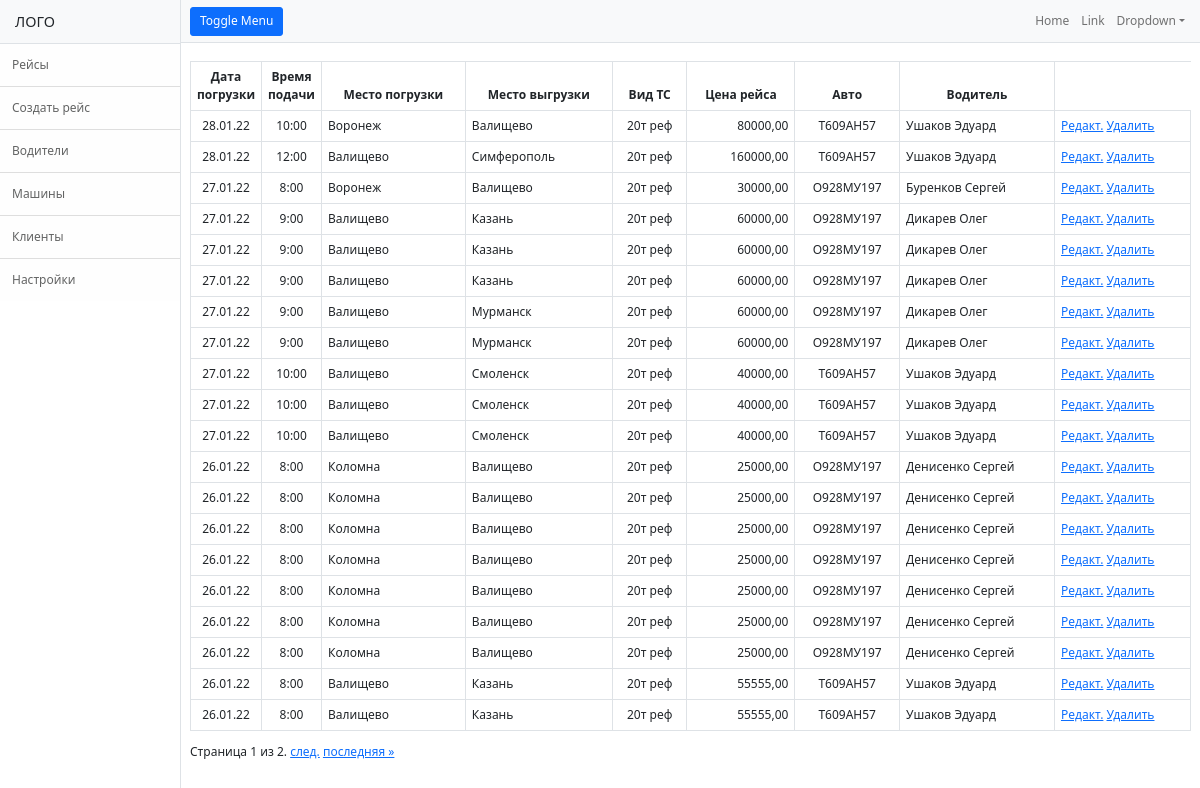
The app's page /, older data.
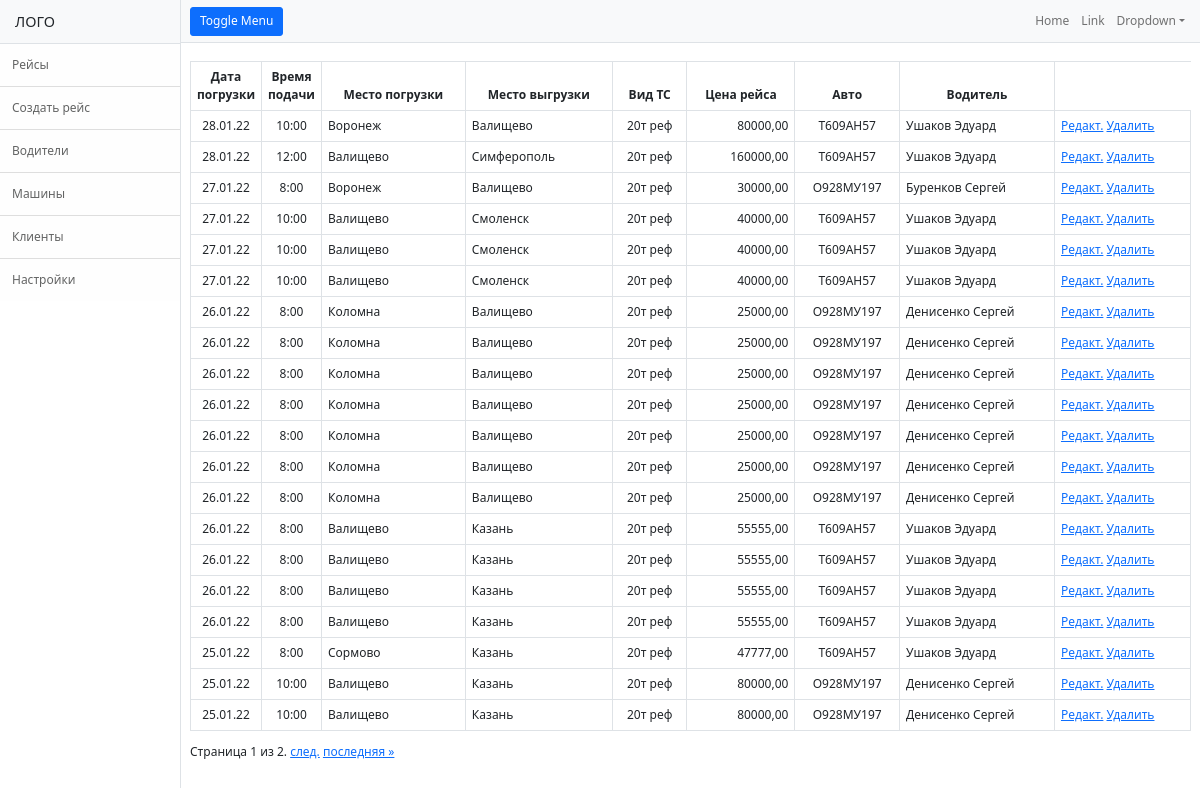
The same page, newer data.
### TruckReestr/models.py (models this page shows, shortened)
class Trip(models.Model):
    trip_date = models.DateField(verbose_name="Дата погрузки")
    trip_time = models.TimeField(verbose_name="Время подачи")
    trip_from = models.CharField(verbose_name="Место погрузки", max_length=255)
    trip_to = models.CharField(verbose_name="Место выгрузки", max_length=255)
    type_auto = models.CharField(verbose_name="Вид ТС", max_length=50)
    trip_cost = models.DecimalField(verbose_name="Цена рейса", max_digits=10, decimal_places=2)
    driver = models.ForeignKey("Driver", on_delete=models.CASCADE)
    truck = models.ForeignKey("Truck", on_delete=models.CASCADE)
    docs = models.FileField(verbose_name="Док-ты", upload_to='media', null=True, blank=True)
    class Meta:
        verbose_name = 'Рейс'
        verbose_name_plural = 'Рейсы'
        ordering = ['-trip_date', 'trip_time']

class Truck(models.Model):
    number_auto = models.CharField(max_length=20, verbose_name="Номер машины")
    type_auto = models.CharField(max_length=50, verbose_name="Тип машины")
    brand_auto = models.CharField(max_length=50, verbose_name="Марка машины")
    def __str__(self):
        return self.number_auto
    class Meta:
        verbose_name = 'Машина'
        verbose_name_plural = 'Машины'

class Driver(models.Model):
    surname = models.CharField(verbose_name="Фамилия", max_length=100)
    name = models.CharField(verbose_name="Имя", max_length=100)
    second_name = models.CharField(verbose_name="Отчество", max_length=100, blank=True)
    passport_ser = models.CharField(verbose_name="Серия паспорта", max_length=10, blank=True)
    passport_no = models.CharField(verbose_name="Номер паспорта", max_length=10, blank=True)
    passport_issued = models.CharField(verbose_name="Паспорт кем выдан", max_length=150, blank=True)
    passport_date = models.DateField(verbose_name="дата выдачи", null=True, blank=True)
    driver_license_ser = models.CharField(verbose_name="Серия ву", max_length=10, blank=True)
    driver_license_no = models.CharField(verbose_name="Номер ву", max_length=20, blank=True)
    driver_license_date = models.DateField(verbose_name="Дата ву", null=True, blank=True)
    phone = models.CharField(verbose_name="Телефон", max_length=20, null=True, blank=True)
    number_auto = models.ForeignKey("Truck", on_delete=models.DO_NOTHING, null=True, blank=True)
    class Meta:
        verbose_name = 'Водитель'
        verbose_name_plural = 'Водители'

### TruckReestr/views.py (the view)
# urls.py: path('', TripsListView.as_view(), name='trips'),
class TripsListView(ListView):
    paginate_by = 20
    model = Trip
    context_object_name = 'trips'

### templates/TruckReestr/trip_list.html (shortened to what this page needs)
{% extends 'TruckReestr/base.html' %}
{% block content %}
    <table class="table table-hover table-bordered">
        <thead>
        <tr class="text-center text-wrap">
            <th scope="col" style="width: 5%">Дата погрузки</th>
            <th scope="col" style="width: 5%">Время подачи</th>
            <th scope="col">Место погрузки</th>
            <th scope="col">Место выгрузки</th>
            <th scope="col">Вид ТС</th>
            <th scope="col">Цена рейса</th>
            <th scope="col">Авто</th>
            <th scope="col">Водитель</th>
        </tr>
        </thead>
        <tbody>
        {% for trip in trips %}
            <tr>
                <td class="text-center">{{ trip.trip_date }}</td>
                <td class="text-center">{{ trip.trip_time }}</td>
                <td>{{ trip.trip_from }}</td>
                <td>{{ trip.trip_to }}</td>
                <td class="text-center">{{ trip.type_auto }}</td>
                <td class="text-end">{{ trip.trip_cost }}</td>
                <td class="text-center">{{ trip.truck }}</td>
                <td>{{ trip.driver.surname }} {{ trip.driver.name }}</td>
                <td><a href="{% url 'tripupdate' trip.id %}" >Редакт.</a> <a href="{% url 'tripdelete' trip.id %}">Удалить</a></td>
            </tr>
        {% endfor %}
        </tbody>
    </table>
    <div class="pagination">
    <span class="step-links">
        <span class="current">
            Страница {{ page_obj.number }} из {{ page_obj.paginator.num_pages }}.
        </span>
        {% if page_obj.has_next %}
            <a href="?page={{ page_obj.next_page_number }}">след.</a>
            <a href="?page={{ page_obj.paginator.num_pages }}">последняя &raquo;</a>
        {% endif %}
    </span>
    </div>
{% endblock content %}

Row changes from the older to the newer data that the page shows:
removed Trip: trip_date "27.01.22", trip_time "9:00", trip_from "Валищево", trip_to "Казань", type_auto "20т реф", trip_cost "60000,00", truck "О928МУ197", driver.surname "Дикарев", driver.name "Олег"
removed Trip: trip_date "27.01.22", trip_time "9:00", trip_from "Валищево", trip_to "Казань", type_auto "20т реф", trip_cost "60000,00", truck "О928МУ197", driver.surname "Дикарев", driver.name "Олег"
removed Trip: trip_date "27.01.22", trip_time "9:00", trip_from "Валищево", trip_to "Казань", type_auto "20т реф", trip_cost "60000,00", truck "О928МУ197", driver.surname "Дикарев", driver.name "Олег"
removed Trip: trip_date "27.01.22", trip_time "9:00", trip_from "Валищево", trip_to "Мурманск", type_auto "20т реф", trip_cost "60000,00", truck "О928МУ197", driver.surname "Дикарев", driver.name "Олег"
removed Trip: trip_date "27.01.22", trip_time "9:00", trip_from "Валищево", trip_to "Мурманск", type_auto "20т реф", trip_cost "60000,00", truck "О928МУ197", driver.surname "Дикарев", driver.name "Олег"
now on this page (row unchanged): Trip: trip_date "26.01.22", trip_time "8:00", trip_from "Валищево", trip_to "Казань", type_auto "20т реф", trip_cost "55555,00", truck "Т609АН57", driver.surname "Ушаков", driver.name "Эдуард"
now on this page (row unchanged): Trip: trip_date "26.01.22", trip_time "8:00", trip_from "Валищево", trip_to "Казань", type_auto "20т реф", trip_cost "55555,00", truck "Т609АН57", driver.surname "Ушаков", driver.name "Эдуард"
now on this page (row unchanged): Trip: trip_date "25.01.22", trip_time "8:00", trip_from "Сормово", trip_to "Казань", type_auto "20т реф", trip_cost "47777,00", truck "Т609АН57", driver.surname "Ушаков", driver.name "Эдуард"
now on this page (row unchanged): Trip: trip_date "25.01.22", trip_time "10:00", trip_from "Валищево", trip_to "Казань", type_auto "20т реф", trip_cost "80000,00", truck "О928МУ197", driver.surname "Денисенко", driver.name "Сергей"
now on this page (row unchanged): Trip: trip_date "25.01.22", trip_time "10:00", trip_from "Валищево", trip_to "Казань", type_auto "20т реф", trip_cost "80000,00", truck "О928МУ197", driver.surname "Денисенко", driver.name "Сергей"
